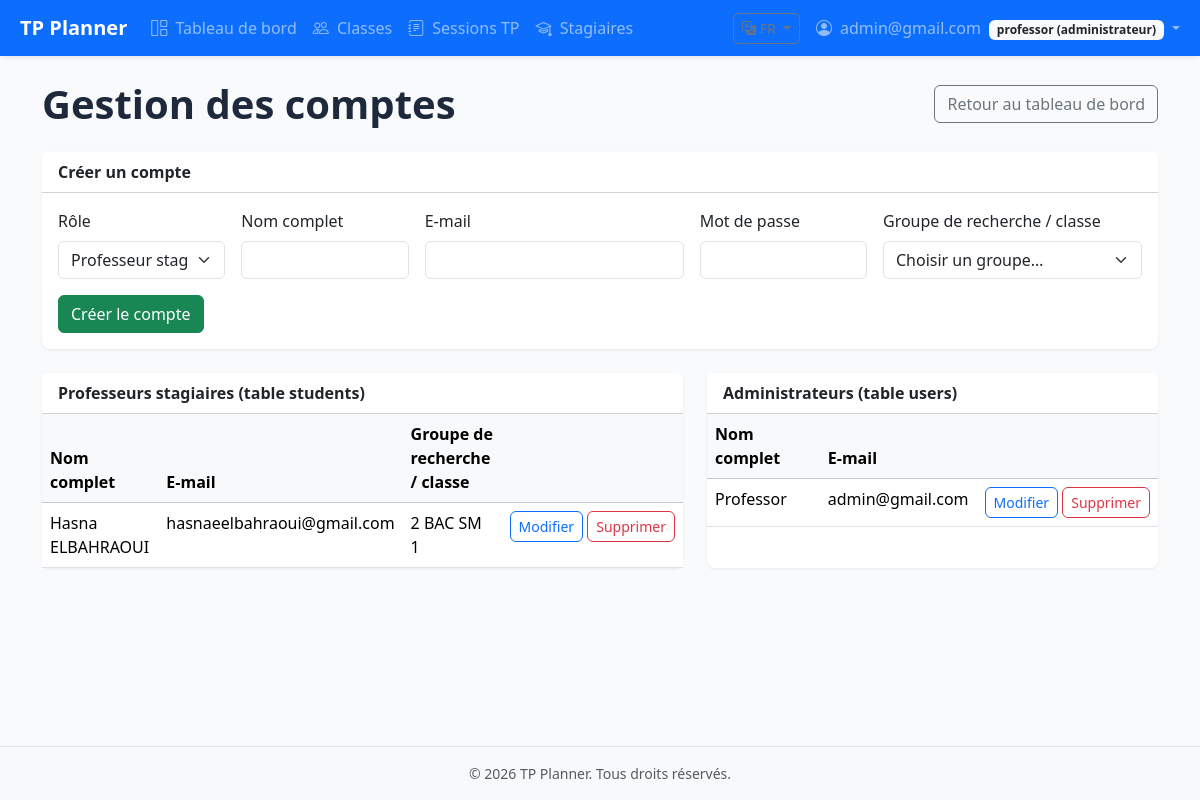
/pages/stagiaires.php (signed in), run on the app's committed database.
### tables this page shows
CREATE TABLE `students` (
  `id` int(11) NOT NULL,
  `name` varchar(255) NOT NULL,
  `email` varchar(255) NOT NULL,
  `password` varchar(255) NOT NULL,
  `class_id` int(11) NOT NULL,
  `created_at` timestamp NOT NULL DEFAULT current_timestamp()
);

CREATE TABLE `classes` (
  `id` int(11) NOT NULL,
  `name` varchar(100) NOT NULL,
  `teacher_id` int(11) NOT NULL,
  `created_at` timestamp NOT NULL DEFAULT current_timestamp()
);

CREATE TABLE `users` (
  `id` int(11) NOT NULL,
  `name` varchar(100) NOT NULL,
  `email` varchar(100) NOT NULL,
  `password` varchar(255) NOT NULL,
  `role` enum('admin') NOT NULL DEFAULT 'admin',
  `created_at` timestamp NOT NULL DEFAULT current_timestamp()
);

### includes/i18n.php (called while the page is built, shortened)
<?php
function get_ui_lang(): string {
    $l = $_SESSION['ui_lang'] ?? 'fr';
    return in_array($l, I18N_ALLOWED, true) ? $l : 'fr';
}
function t(string $key): string {
    $lang = get_ui_lang();
    $dict = $GLOBALS['I18N_STRINGS'][$lang] ?? [];
    if (isset($dict[$key])) {
        return $dict[$key];
    }
    $fallback = $GLOBALS['I18N_STRINGS']['en'][$key] ?? $key;
    return $fallback;
}

### includes/functions.php (called while the page is built, shortened)
<?php
function db_table_exists(mysqli $conn, string $table): bool {
    $t = $conn->real_escape_string($table);
    $r = $conn->query("SHOW TABLES LIKE '$t'");
    return $r && $r->num_rows > 0;
}
function db_table_has_column(mysqli $conn, string $table, string $column): bool {
    $c = $conn->real_escape_string($column);
    $r = $conn->query("SHOW COLUMNS FROM `$table` LIKE '$c'");
    return $r && $r->num_rows > 0;
}
function students_table_ready(mysqli $conn): bool {
    if (!db_table_exists($conn, 'students')) {
        return false;
    }
    foreach (['name', 'email', 'password', 'class_id'] as $col) {
        if (!db_table_has_column($conn, 'students', $col)) {
            return false;
        }
    }
    return true;
}
function escape($str) {
    return htmlspecialchars($str ?? '', ENT_QUOTES, 'UTF-8');
}
?>

### pages/stagiaires.php (the view, shortened to what this page needs)
<?php
$conn = getDB();
$schemaOk = students_table_ready($conn);
$classes = [];
$cq = $conn->query('SELECT id, name FROM classes ORDER BY name');
if ($cq) {
    $classes = $cq->fetch_all(MYSQLI_ASSOC);
}
$trainees = [];
$admins = [];
if ($schemaOk) {
    $q = $conn->query("
        SELECT s.id, s.name, s.email, s.class_id, c.name AS class_name, 'students' AS account_type
        FROM students s
        LEFT JOIN classes c ON c.id = s.class_id
        ORDER BY s.name
    ");
    if ($q) {
        $trainees = $q->fetch_all(MYSQLI_ASSOC);
    }
    $q2 = $conn->query("
        SELECT u.id, u.name, u.email, 'users' AS account_type
        FROM users u
        WHERE u.role = 'admin'
        ORDER BY u.name
    ");
    if ($q2) {
        $admins = $q2->fetch_all(MYSQLI_ASSOC);
    }
}
require_once dirname(__DIR__) . '/includes/header.php';
require_once dirname(__DIR__) . '/includes/navbar.php';
?>
<main class="container py-4">
    <div class="d-flex flex-wrap justify-content-between align-items-center gap-2 mb-4">
        <h1 class="page-title mb-0"><?= escape(t('stagiaires.title')) ?></h1>
        <a href="<?= APP_URL ?>/pages/dashboard.php" class="btn btn-outline-secondary"><?= escape(t('stagiaires.back_dashboard')) ?></a>
    </div>
    <div class="card mb-4">
        <div class="card-header bg-white"><strong><?= escape(t('stagiaires.add_title')) ?></strong></div>
        <div class="card-body">
            <form method="post" class="row g-3" id="addAccountForm">
                <div class="col-md-2">
                    <label class="form-label"><?= escape(t('stagiaires.role_label')) ?></label>
                    <select name="add_role" class="form-select" id="addRoleSelect" <?= $schemaOk ? '' : 'disabled' ?>>
                        <option value="trainee_teacher"><?= escape(t('role.trainee_teacher')) ?></option>
                    </select>
                </div>
                <div class="col-md-2">
                    <label class="form-label"><?= escape(t('register.name')) ?></label>
                    <input type="text" name="add_name" class="form-control" required <?= $schemaOk ? '' : 'disabled' ?>>
                </div>
                <div class="col-md-3">
                    <label class="form-label"><?= escape(t('register.email')) ?></label>
                    <input type="email" name="add_email" class="form-control" required <?= $schemaOk ? '' : 'disabled' ?>>
                </div>
                <div class="col-md-2">
                    <label class="form-label"><?= escape(t('register.password')) ?></label>
                    <input type="password" name="add_password" class="form-control" required minlength="8" autocomplete="new-password" <?= $schemaOk ? '' : 'disabled' ?>>
                </div>
                <div class="col-md-3 add-class-wrap">
                    <label class="form-label"><?= escape(t('register.class_label')) ?></label>
                    <select name="add_class_id" class="form-select" <?= (empty($classes) || !$schemaOk) ? 'disabled' : '' ?>>
                        <option value=""><?= escape(t('register.class_placeholder')) ?></option>
                    </select>
                </div>
                <div class="col-12">
                    <button type="submit" class="btn btn-success" <?= !$schemaOk ? 'disabled' : '' ?>><?= escape(t('stagiaires.add_submit')) ?></button>
                </div>
            </form>
        </div>
    </div>
    <div class="row g-4">
        <div class="col-lg-7">
            <div class="card h-100">
                <div class="card-header bg-white"><strong><?= escape(t('stagiaires.list_trainees')) ?></strong></div>
                <div class="card-body p-0">
                    <?php if (!$schemaOk): ?>
                        <p class="p-3 text-muted mb-0"><?= escape(t('register.err_schema')) ?></p>
                    <?php elseif (empty($trainees)): ?>
                        <p class="p-3 text-muted mb-0"><?= escape(t('stagiaires.empty')) ?></p>
                    <?php else: ?>
                        <div class="table-responsive">
                            <table class="table table-hover mb-0">
                                <thead class="table-light">
                                    <tr>
                                        <th><?= escape(t('register.name')) ?></th>
                                        <th><?= escape(t('register.email')) ?></th>
                                        <th><?= escape(t('register.class_label')) ?></th>
                                        <th></th>
                                    </tr>
                                </thead>
                                <tbody>
                                    <?php foreach ($trainees as $r): ?>
                                        <tr>
                                            <td><?= escape($r['name'] ?? '') ?></td>
                                            <td><?= escape($r['email'] ?? '') ?></td>
                                            <td><?= escape($r['class_name'] ?? '—') ?></td>
                                            <td class="text-end text-nowrap">
                                                <a class="btn btn-sm btn-outline-primary" href="<?= APP_URL ?>/pages/stagiaires.php?edit=<?= (int) $r['id'] ?>&type=students"><?= escape(t('stagiaires.btn_edit')) ?></a>
                                                <form method="post" class="d-inline" onsubmit="return confirm('<?= escape(t('stagiaires.confirm_delete')) ?>');">
                                                    <button type="submit" class="btn btn-sm btn-outline-danger"><?= escape(t('stagiaires.btn_delete')) ?></button>
                                                </form>
                                            </td>
                                        </tr>
                                    <?php endforeach; ?>
                                </tbody>
                            </table>
                        </div>
                    <?php endif; ?>
                </div>
            </div>
        </div>
        <div class="col-lg-5">
            <div class="card h-100">
                <div class="card-header bg-white"><strong><?= escape(t('stagiaires.list_admins')) ?></strong></div>
                <div class="card-body p-0">
                    <?php if (empty($admins)): ?>
                        <p class="p-3 text-muted mb-0"><?= escape(t('stagiaires.empty_admins')) ?></p>
                    <?php else: ?>
                        <div class="table-responsive">
                            <table class="table table-hover mb-0">
                                <thead class="table-light">
                                    <tr>
                                        <th><?= escape(t('register.name')) ?></th>
                                        <th><?= escape(t('register.email')) ?></th>
                                        <th></th>
                                    </tr>
                                </thead>
                                <tbody>
                                    <?php foreach ($admins as $r): ?>
                                        <tr>
                                            <td><?= escape($r['name'] ?? '') ?></td>
                                            <td><?= escape($r['email'] ?? '') ?></td>
                                            <td class="text-end text-nowrap">
                                                <a class="btn btn-sm btn-outline-primary" href="<?= APP_URL ?>/pages/stagiaires.php?edit=<?= (int) $r['id'] ?>&type=users"><?= escape(t('stagiaires.btn_edit')) ?></a>
                                                <form method="post" class="d-inline" onsubmit="return confirm('<?= escape(t('stagiaires.confirm_delete')) ?>');">
                                                    <button type="submit" class="btn btn-sm btn-outline-danger"><?= escape(t('stagiaires.btn_delete')) ?></button>
                                                </form>
                                            </td>
                                        </tr>
                                    <?php endforeach; ?>
                                </tbody>
                            </table>
                        </div>
                    <?php endif; ?>
                </div>
            </div>
        </div>
    </div>
</main>
<?php require_once dirname(__DIR__) . '/includes/footer.php'; ?>

### assets/css/style.css (style rules this page uses)
:root { --tp-primary: #0d6efd; --tp-primary-dark: #0a58ca; --tp-success: #198754; --tp-warning: #ffc107; --tp-danger: #dc3545; --sidebar-width: 260px; }
body { font-family: 'Segoe UI', system-ui, sans-serif; background-color: #f8fafc; }
.card { border: none; border-radius: 0.5rem; box-shadow: 0 1px 3px rgba(0,0,0,.08); transition: box-shadow .2s, transform .2s; }
.btn { border-radius: 0.375rem; }
.page-title { font-weight: 600; color: #1e293b; }

### data on the page
students: name "Hasna ELBAHRAOUI", email "hasnaeelbahraoui@gmail.com", class.name "2 BAC SM 1"
users: name "Professor", email "admin@gmail.com"

### other printed values
APP_NAME "TP Planner"
t('nav.dashboard') "Tableau de bord"
t('nav.classes') "Classes"
t('nav.tp_sessions') "Sessions TP"
t('nav.stagiaires') "Stagiaires"
$_SESSION['username'] "admin@gmail.com"
format_role_label($_SESSION['role'] ?? null) "professor (administrateur)"
t('stagiaires.title') "Gestion des comptes"
t('stagiaires.back_dashboard') "Retour au tableau de bord"
t('stagiaires.add_title') "Créer un compte"
t('stagiaires.role_label') "Rôle"
t('register.name') "Nom complet"
t('register.email') "E-mail"
t('register.password') "Mot de passe"
t('register.class_label') "Groupe de recherche / classe"
